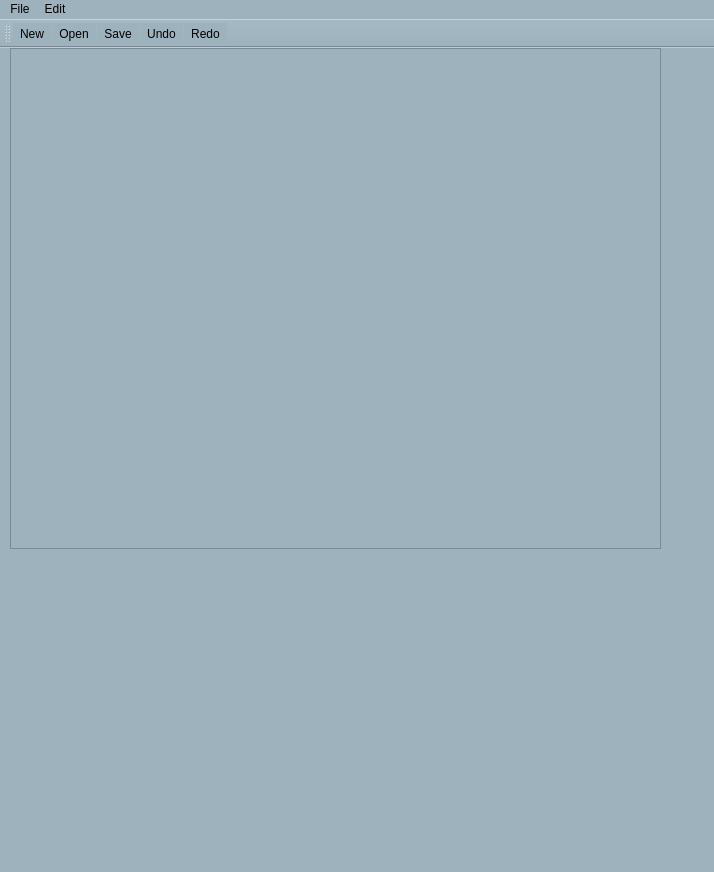
<?xml version="1.0" encoding="UTF-8"?>
<ui version="4.0">
 <class>MainWindow</class>
 <widget class="QMainWindow" name="MainWindow">
  <property name="geometry">
   <rect>
    <x>0</x>
    <y>0</y>
    <width>714</width>
    <height>872</height>
   </rect>
  </property>
  <property name="windowTitle">
   <string>NotepadXX</string>
  </property>
  <property name="windowIcon">
   <iconset resource="res.qrc">
    <normaloff>:/imgs/notes.png</normaloff>:/imgs/notes.png</iconset>
  </property>
  <property name="styleSheet">
   <string notr="true">background-color: rgb(158, 178, 189);
color: rgb(0, 0, 0);
selection-color: rgb(42, 74, 126);
selection-background-color: rgb(255, 220, 115);</string>
  </property>
  <widget class="QWidget" name="centralwidget">
   <widget class="QWidget" name="verticalLayoutWidget">
    <property name="geometry">
     <rect>
      <x>10</x>
      <y>0</y>
      <width>651</width>
      <height>501</height>
     </rect>
    </property>
    <layout class="QVBoxLayout" name="verticalLayout">
     <item>
      <widget class="QTextEdit" name="textEdit"/>
     </item>
    </layout>
   </widget>
  </widget>
  <widget class="QMenuBar" name="menubar">
   <property name="geometry">
    <rect>
     <x>0</x>
     <y>0</y>
     <width>714</width>
     <height>25</height>
    </rect>
   </property>
   <widget class="QMenu" name="menuFile">
    <property name="title">
     <string>File</string>
    </property>
    <addaction name="actionNew"/>
    <addaction name="actionOpen"/>
    <addaction name="actionSave"/>
    <addaction name="actionPrint"/>
    <addaction name="actionExit"/>
   </widget>
   <widget class="QMenu" name="menuEdit">
    <property name="title">
     <string>Edit</string>
    </property>
    <addaction name="actionRedo"/>
    <addaction name="actionUndo"/>
    <addaction name="actionCopy"/>
    <addaction name="actionPaste"/>
    <addaction name="actionCut"/>
   </widget>
   <addaction name="menuFile"/>
   <addaction name="menuEdit"/>
  </widget>
  <widget class="QStatusBar" name="statusbar"/>
  <widget class="QToolBar" name="toolBar">
   <property name="windowTitle">
    <string>toolBar</string>
   </property>
   <attribute name="toolBarArea">
    <enum>TopToolBarArea</enum>
   </attribute>
   <attribute name="toolBarBreak">
    <bool>false</bool>
   </attribute>
   <addaction name="actionNew"/>
   <addaction name="actionOpen"/>
   <addaction name="actionSave"/>
   <addaction name="actionUndo"/>
   <addaction name="actionRedo"/>
  </widget>
  <action name="actionNew">
   <property name="icon">
    <iconset resource="res.qrc">
     <normaloff>:/imgs/add-file.png</normaloff>:/imgs/add-file.png</iconset>
   </property>
   <property name="text">
    <string>New</string>
   </property>
  </action>
  <action name="actionOpen">
   <property name="icon">
    <iconset resource="res.qrc">
     <normaloff>:/imgs/open-folder-with-document.png</normaloff>:/imgs/open-folder-with-document.png</iconset>
   </property>
   <property name="text">
    <string>Open</string>
   </property>
  </action>
  <action name="actionSave">
   <property name="icon">
    <iconset resource="res.qrc">
     <normaloff>:/imgs/floppy-disk.png</normaloff>:/imgs/floppy-disk.png</iconset>
   </property>
   <property name="text">
    <string>Save</string>
   </property>
  </action>
  <action name="actionExit">
   <property name="icon">
    <iconset resource="res.qrc">
     <normaloff>:/imgs/logout.png</normaloff>:/imgs/logout.png</iconset>
   </property>
   <property name="text">
    <string>Exit</string>
   </property>
  </action>
  <action name="actionCopy">
   <property name="icon">
    <iconset resource="res.qrc">
     <normaloff>:/imgs/copy.png</normaloff>:/imgs/copy.png</iconset>
   </property>
   <property name="text">
    <string>Copy</string>
   </property>
  </action>
  <action name="actionPaste">
   <property name="icon">
    <iconset resource="res.qrc">
     <normaloff>:/imgs/paste.png</normaloff>:/imgs/paste.png</iconset>
   </property>
   <property name="text">
    <string>Paste</string>
   </property>
  </action>
  <action name="actionCut">
   <property name="icon">
    <iconset resource="res.qrc">
     <normaloff>:/imgs/scissors.png</normaloff>:/imgs/scissors.png</iconset>
   </property>
   <property name="text">
    <string>Cut</string>
   </property>
  </action>
  <action name="actionUndo">
   <property name="icon">
    <iconset resource="res.qrc">
     <normaloff>:/imgs/undo.png</normaloff>:/imgs/undo.png</iconset>
   </property>
   <property name="text">
    <string>Undo</string>
   </property>
  </action>
  <action name="actionRedo">
   <property name="icon">
    <iconset resource="res.qrc">
     <normaloff>:/imgs/redo.png</normaloff>:/imgs/redo.png</iconset>
   </property>
   <property name="text">
    <string>Redo</string>
   </property>
  </action>
  <action name="actionPrint">
   <property name="icon">
    <iconset resource="res.qrc">
     <normaloff>:/imgs/printer.png</normaloff>:/imgs/printer.png</iconset>
   </property>
   <property name="text">
    <string>Print</string>
   </property>
  </action>
 </widget>
 <resources>
  <include location="res.qrc"/>
 </resources>
 <connections/>
</ui>
